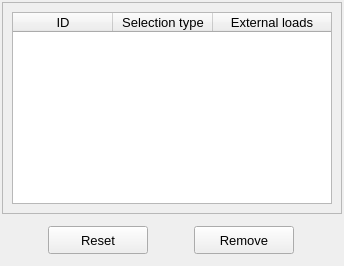
           <widget class="QWidget" name="tab_remove">
            <attribute name="title">
             <string>Remove</string>
            </attribute>
            <layout class="QGridLayout" name="gridLayout_9">
             <property name="leftMargin">
              <number>2</number>
             </property>
             <property name="topMargin">
              <number>2</number>
             </property>
             <property name="rightMargin">
              <number>2</number>
             </property>
             <property name="bottomMargin">
              <number>2</number>
             </property>
             <property name="spacing">
              <number>2</number>
             </property>
             <item row="0" column="0">
              <widget class="QFrame" name="frame_5">
               <property name="frameShape">
                <enum>QFrame::StyledPanel</enum>
               </property>
               <property name="frameShadow">
                <enum>QFrame::Raised</enum>
               </property>
               <layout class="QGridLayout" name="gridLayout_2">
                <item row="0" column="0">
                 <widget class="QTreeWidget" name="treeWidget_external_loads">
                  <property name="minimumSize">
                   <size>
                    <width>320</width>
                    <height>170</height>
                   </size>
                  </property>
                  <property name="maximumSize">
                   <size>
                    <width>380</width>
                    <height>200</height>
                   </size>
                  </property>
                  <property name="font">
                   <font>
                    <family>MS Shell Dlg 2</family>
                    <pointsize>10</pointsize>
                    <italic>false</italic>
                   </font>
                  </property>
                  <property name="toolTip">
                   <string>Select a node to remove the attributed boundary condition.</string>
                  </property>
                  <property name="indentation">
                   <number>1</number>
                  </property>
                  <property name="headerHidden">
                   <bool>false</bool>
                  </property>
                  <attribute name="headerHighlightSections">
                   <bool>false</bool>
                  </attribute>
                  <attribute name="headerShowSortIndicator" stdset="0">
                   <bool>false</bool>
                  </attribute>
                  <attribute name="headerStretchLastSection">
                   <bool>true</bool>
                  </attribute>
                  <column>
                   <property name="text">
                    <string>ID</string>
                   </property>
                   <property name="textAlignment">
                    <set>AlignCenter</set>
                   </property>
                  </column>
                  <column>
                   <property name="text">
                    <string>Selection type</string>
                   </property>
                   <property name="textAlignment">
                    <set>AlignCenter</set>
                   </property>
                  </column>
                  <column>
                   <property name="text">
                    <string>External loads</string>
                   </property>
                   <property name="textAlignment">
                    <set>AlignCenter</set>
                   </property>
                  </column>
                 </widget>
                </item>
               </layout>
              </widget>
             </item>
             <item row="1" column="0">
              <widget class="QFrame" name="frame_3">
               <property name="minimumSize">
                <size>
                 <width>320</width>
                 <height>48</height>
                </size>
               </property>
               <property name="maximumSize">
                <size>
                 <width>16777215</width>
                 <height>48</height>
                </size>
               </property>
               <property name="frameShape">
                <enum>QFrame::NoFrame</enum>
               </property>
               <property name="frameShadow">
                <enum>QFrame::Raised</enum>
               </property>
               <layout class="QGridLayout" name="gridLayout_8">
                <property name="leftMargin">
                 <number>4</number>
                </property>
                <property name="topMargin">
                 <number>4</number>
                </property>
                <property name="rightMargin">
                 <number>4</number>
                </property>
                <property name="bottomMargin">
                 <number>4</number>
                </property>
                <property name="spacing">
                 <number>4</number>
                </property>
                <item row="0" column="0">
                 <widget class="QPushButton" name="pushButton_reset">
                  <property name="minimumSize">
                   <size>
                    <width>100</width>
                    <height>28</height>
                   </size>
                  </property>
                  <property name="maximumSize">
                   <size>
                    <width>100</width>
                    <height>28</height>
                   </size>
                  </property>
                  <property name="font">
                   <font>
                    <family>MS Shell Dlg 2</family>
                    <pointsize>10</pointsize>
                    <weight>50</weight>
                    <italic>false</italic>
                    <bold>false</bold>
                   </font>
                  </property>
                  <property name="styleSheet">
                   <string notr="true"/>
                  </property>
                  <property name="text">
                   <string>Reset</string>
                  </property>
                 </widget>
                </item>
                <item row="0" column="1">
                 <widget class="QPushButton" name="pushButton_remove">
                  <property name="minimumSize">
                   <size>
                    <width>100</width>
                    <height>28</height>
                   </size>
                  </property>
                  <property name="maximumSize">
                   <size>
                    <width>100</width>
                    <height>28</height>
                   </size>
                  </property>
                  <property name="font">
                   <font>
                    <family>MS Shell Dlg 2</family>
                    <pointsize>10</pointsize>
                    <weight>50</weight>
                    <italic>false</italic>
                    <bold>false</bold>
                   </font>
                  </property>
                  <property name="styleSheet">
                   <string notr="true"/>
                  </property>
                  <property name="text">
                   <string>Remove</string>
                  </property>
                 </widget>
                </item>
               </layout>
              </widget>
             </item>
            </layout>
           </widget>
